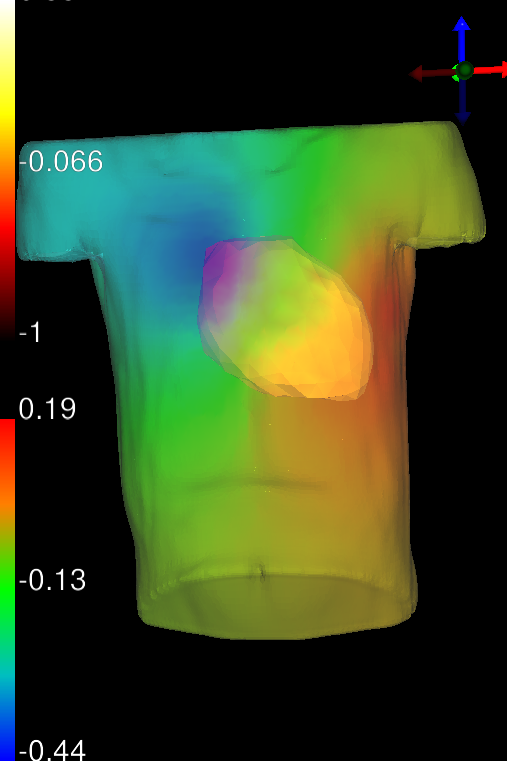
#> input picture Task3/test_data/diff_test/test_image_1.png, 507 x 761 px
$ python ImageDiffEveluation.py   (older library calls are emulated)
#> lines starting #> are read from the running program, lines starting #| are printed output that depends on the picture; long printed decimals are rounded
#The program return an RMS  and SSIM values.
# Dependending on the images, the more different they are, the higher the value for RMS.
# For SSIM the the more different they are the closer the value is to -1. The more similarties they have the closer the value is to 1.
from PIL import Image
from PIL import ImageChops
import math
from skimage.measure import compare_ssim as ssim
import imageio
import glob


im1 = Image.open("../../test_data/diff_test/test_image_1.png")
#> im1 is the input picture: PIL image 507x761 RGB; mean R, G, B 52.2, 69, 33.5
im2 = Image.open("../../test_data/diff_test/test_image_2.png")
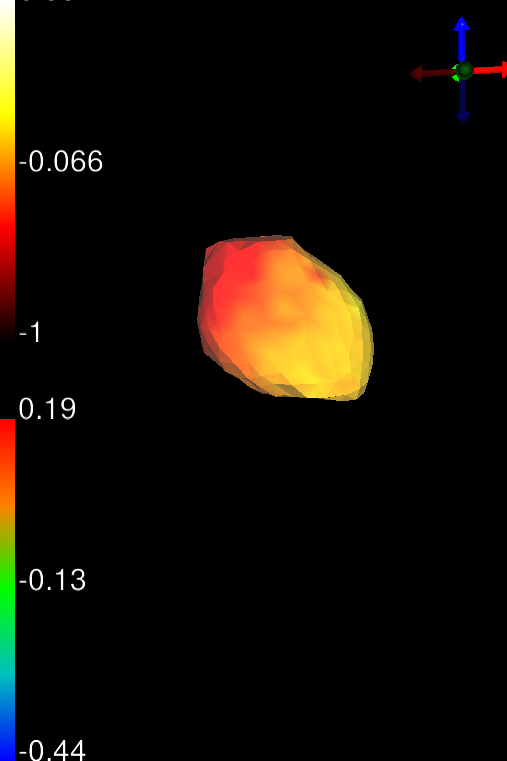
#> input picture Task3/test_data/diff_test/test_image_2.png, 507 x 761 px
#> im2 is the input picture: PIL image 507x761 RGB; mean R, G, B 19.2, 13.1, 5.9

image_list = []
for filename in glob.glob('../../test_data/2D_registration/*.jpg'): #assuming gif
    im=imageio.imread(filename)
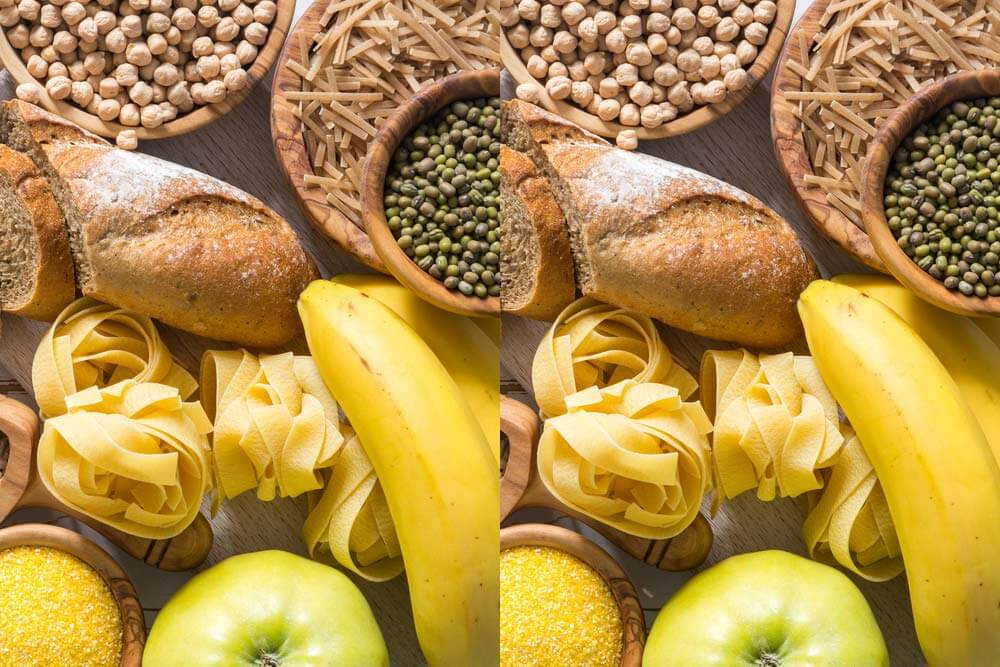
#> input picture Task3/test_data/2D_registration/foodtest.jpg, 1000 x 667 px
#> im is the input picture: shape (667, 1000, 3); mean R, G, B 178.5, 142.4, 72.6
    image_list.append(im)

#Root-Mean-Squere https://en.wikipedia.org/wiki/Root-mean-square_deviation
diff = ImageChops.difference(im2, im1)
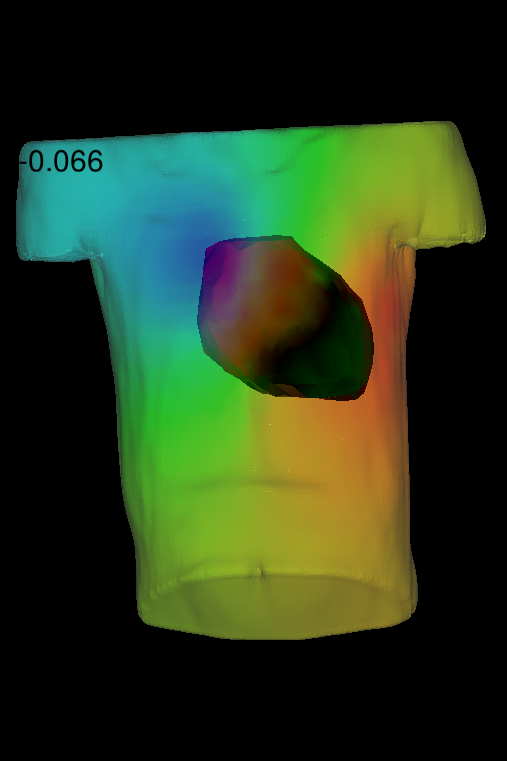
#> diff: PIL image 507x761 RGB; mean R, G, B 38.9, 56.7, 27.6
h = diff.histogram()
#> h = 768 values, max 231771 at index 512, min 0 at index 192, mean 1507.1
sq = (value*((idx%256)**2) for idx, value in enumerate(h))
sum_of_squares = sum(sq)
#> sum_of_squares = 6144605242
rms = math.sqrt(sum_of_squares / float(im1.size[0] * im1.size[1]))
#> rms = 126.2
print(rms)
#| 126.197
#SSIM http://scikit-image.org/docs/dev/auto_examples/transform/plot_ssim.html
s = ssim(image_list[1], image_list[2],multichannel=True)
#> s = 0.899
print(s)
#| 0.8989
